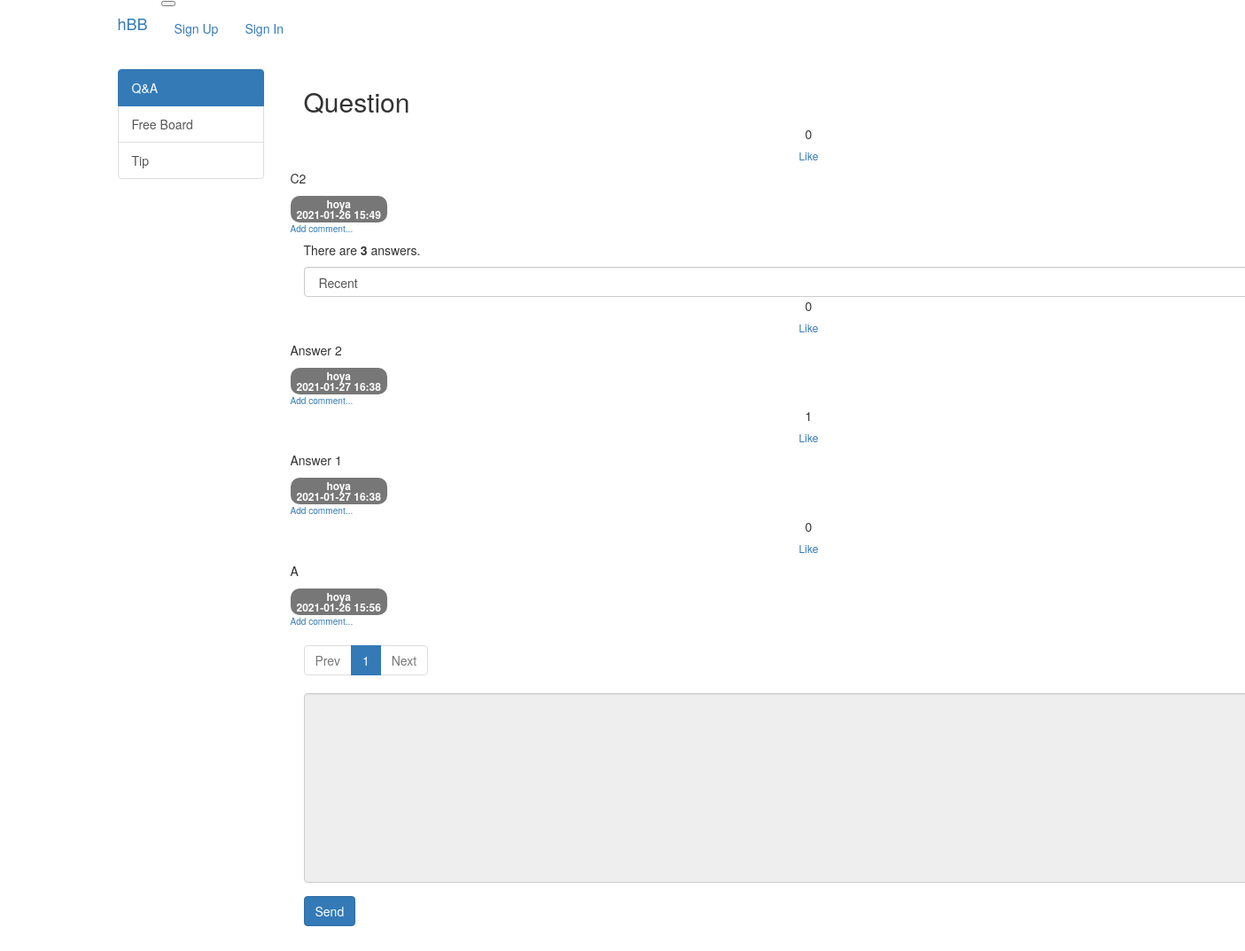
Screenshot of /question/detail/2/ with the database file from the repository.
### src/models/question.py (models this page shows)
class QuestionModel(db.Model):
    id = db.Column(db.Integer, primary_key=True)
    category = db.Column(db.String(16), nullable=False)
    subject = db.Column(db.String(200), nullable=False)
    content = db.Column(db.Text(), nullable=False)
    created_date = db.Column(db.DateTime(), nullable=False)
    user_id = db.Column(
        db.Integer, db.ForeignKey("user_model.id", ondelete="CASCADE"), nullable=False
    )
    user = db.relationship("UserModel", backref=db.backref("question_set"))
    modified_date = db.Column(db.DateTime(), nullable=True)
    like = db.relationship(
        "UserModel", secondary=question_like, backref=db.backref("question_like_set")
    )

### src/models/user.py (models this page shows)
class UserModel(db.Model):
    id = db.Column(db.Integer, primary_key=True)
    username = db.Column(db.String(150), unique=True, nullable=False)
    password = db.Column(db.String(200), nullable=False)
    email = db.Column(db.String(120), unique=True, nullable=False)

### src/models/answer.py (models this page shows)
class AnswerModel(db.Model):
    id = db.Column(db.Integer, primary_key=True)
    question_id = db.Column(
        db.Integer, db.ForeignKey("question_model.id", ondelete="CASCADE")
    )
    question = db.relationship(
        "QuestionModel",
        backref=db.backref(
            "answer_set",
        ),
    )
    content = db.Column(db.Text(), nullable=False)
    created_date = db.Column(db.DateTime(), nullable=False)
    user_id = db.Column(
        db.Integer,
        db.ForeignKey("user_model.id", ondelete="CASCADE"),
        nullable=False,
    )
    user = db.relationship("UserModel", backref=db.backref("answer_set"))
    modified_date = db.Column(db.DateTime(), nullable=True)
    like = db.relationship(
        "UserModel", secondary=answer_like, backref=db.backref("answer_like_set")
    )

### src/views/question_views.py (the view)
@bp.route("/detail/<int:question_id>/")
def detail(question_id):
    page = request.args.get("page", type=int, default=1)
    sort = request.args.get("sort", type=str, default="recent")
    category = QuestionModel.query.get_or_404(question_id).category
    if sort == "recommend":
        sub_query = (
            db.session.query(answer_like.c.answer_id, func.count("*").label("num_like"))
            .group_by(answer_like.c.answer_id)
            .subquery()
        )
        answer_list = (
            AnswerModel.query.filter(AnswerModel.question_id == question_id)
            .outerjoin(sub_query, AnswerModel.id == sub_query.c.answer_id)
            .order_by(sub_query.c.num_like.desc(), AnswerModel.created_date.desc())
        )
    else:
        answer_list = AnswerModel.query.filter(
            AnswerModel.question_id == question_id
        ).order_by(AnswerModel.created_date.desc())
    answer_list = answer_list.paginate(page, per_page=5)
    form = AnswerForm()
    question = QuestionModel.query.get_or_404(question_id)
    return render_template(
        "question/question_detail.html",
        category=category,
        question=question,
        answer_list=answer_list,
        page=page,
        sort=sort,
        form=form,
    )

### src/forms.py
class AnswerForm(FlaskForm):
    content = TextAreaField("Content", validators=[DataRequired()])

### src/filter.py (called while the page is built)
def format_datetime(value, fmt="%Y-%m-%d %H:%M"):
    return value.strftime(fmt)

### src/views/account_views.py (called while the page is built)
@bp.before_app_request
def load_signed_in_user():
    user_id = session.get("user_id")
    if user_id is None:
        g.user = None
    else:
        g.user = UserModel.query.get(user_id)

### src/templates/question/question_detail.html (shortened to what this page needs)
{% extends "base.html" %}
{% block content %}
<div class="container py-2">
    <h2 class="border-bottom pb-2">{{ question.subject }}</h2>
    <div class="row my-3">
        <div class="col-1 my-3">
            <div class="bg-light text-center py-3 border font-weight-bolder mb-1">{{ question.like|length }}</div>
            <a class="recommend btn btn-sm btn-secondary btn-block my-1" href="#"
                data-uri="{{ url_for('like.question', question_id=question.id) }}">Like</a>
        </div>
        <div class="col-11">
            <div class="card my-3">
                <div class="card-body">
                    <div class="card-text">{{ question.content|markdown }}</div>
                    <div class="d-flex justify-content-end">
                        <div class="badge badge-light p-2 text-left">
                            <div class="mb-2">{{ question.user.username }}</div>
                            <div>{{ question.created_date|datetime }}</div>
                        </div>
                    </div>
                    <div>
                        <a class="small"
                            href="{{ url_for('comment.create_comment_for_question', question_id=question.id) }}">
                            <small>Add comment...</small>
                        </a>
                    </div>
                </div>
            </div>
        </div>
    </div>
    <div class="d-flex justify-content-between my-3 border-top pt-2">
        <h5 class="py-2">There are <strong>{{ question.answer_set|length }}</strong> answers.</h5>
        <div class="py-2 col-3" style="margin-right: -1rem;">
            <select class="form-control sort">
                <option value="recent" {% if sort=='recent' %}selected{% endif %}>Recent</option>
            </select>
        </div>
    </div>
    {% for answer in answer_list.items %}
    <div class="row my-3">
        <div class="col-1">
            <div class="bg-light text-center p-3 border font-weight-bolder mb-1">{{ answer.like|length }}</div>
            <a class="recommend btn btn-sm btn-secondary btn-block my-1" href="#"
                data-uri="{{ url_for('like.answer', answer_id=answer.id) }}">Like</a>
        </div>
        <div class="col-11">
            <div class="card mb-2">
                <div class="card-body">
                    <div class="card-text" style="white-space: pre-line;">{{ answer.content|markdown }}</div>
                    <div class="d-flex justify-content-end">
                        <div class="badge badge-light p-2 text-left">
                            <div class="mb-2">{{ answer.user.username }}</div>
                            <div>{{ answer.created_date|datetime }}</div>
                        </div>
                    </div>
                    <div>
                        <a class="small" href="{{ url_for('comment.create_comment_for_answer', answer_id=answer.id) }}">
                            <small>Add comment...</small>
                        </a>
                    </div>
                </div>
            </div>
        </div>
    </div>
    {% endfor %}
    <ul class="pagination justify-content-center">
        {% if answer_list.has_prev %}
        <li class="page-item">
            <a class="page-link" data-page="{{ answer_list.prev_num }}" href="#">Prev</a>
        </li>
        {% else %}
        <li class="page-item disabled">
            <a class="page-link" tabindex="-1" aria-disabled="true" href="#">Prev</a>
        </li>
        {% endif %}
        {% for page_num in answer_list.iter_pages() %}
        {% if page_num %}
        {% if page_num != answer_list.page %}
        <li class="page-item">
            <a class="page-link" data-page="{{ page_num }}" href="#">{{ page_num }}</a>
        </li>
        {% else %}
        <li class="page-item active" aria-current="page">
            <a class="page-link" href="#">{{ page_num }}</a>
        </li>
        {% endif %}
        {% else %}
        <li class="disabled">
            <a class="page-link" href="#">...</a>
        </li>
        {% endif %}
        {% endfor %}
        {% if answer_list.has_next %}
        <li class="page-item">
            <a class="page-link" data-page="{{ answer_list.next_num }}" href="#">Next</a>
        </li>
        {% else %}
        <li class="page-item disabled">
            <a class="page-link" tabindex="-1" aria-disabled="true" href="#">Next</a>
        </li>
        {% endif %}
    </ul>
    <form action="{{ url_for('answer.create', question_id=question.id) }}" class="mt-5 mb-3" method="post">
        <div class="form-group">
            <textarea {% if not g.user %}disabled{% endif %} name="content" id="content" class="form-control"
                rows="10"></textarea>
        </div>
        <input class="btn btn-primary" type="submit" value="Send" />
    </form>
</div>
{% endblock %}

### rows the page displays
QuestionModel: subject "Question", content "C2", created_date "2021-01-26 15:49"
UserModel: user.username "hoya"
AnswerModel: like|length "0", content "Answer 2", user.username "hoya", created_date "2021-01-27 16:38"
AnswerModel: like|length "1", content "Answer 1", user.username "hoya", created_date "2021-01-27 16:38"
AnswerModel: like|length "0", content "A", user.username "hoya", created_date "2021-01-26 15:56"

### other values shown
{{ question.like|length }} "0"
{{ question.answer_set|length }} "3"
{{ page_num }} "1"
